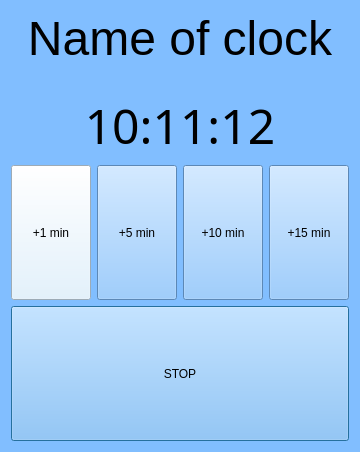
<?xml version="1.0" encoding="UTF-8"?>
<ui version="4.0">
 <class>SignalWindow</class>
 <widget class="QDialog" name="Signal">
  <property name="geometry">
   <rect>
    <x>0</x>
    <y>0</y>
    <width>336</width>
    <height>452</height>
   </rect>
  </property>
  <property name="windowTitle">
   <string>Dialog</string>
  </property>
  <property name="styleSheet">
   <string notr="true">background-color: rgb(129, 190, 255);</string>
  </property>
  <layout class="QGridLayout" name="gridLayout">
   <item row="5" column="0" colspan="4">
    <widget class="QLabel" name="label_2">
     <property name="font">
      <font>
       <family>OCR A Extended</family>
       <pointsize>36</pointsize>
      </font>
     </property>
     <property name="text">
      <string>10:11:12</string>
     </property>
     <property name="alignment">
      <set>Qt::AlignCenter</set>
     </property>
    </widget>
   </item>
   <item row="9" column="0" colspan="4">
    <widget class="QPushButton" name="pushButton_5">
     <property name="sizePolicy">
      <sizepolicy hsizetype="Minimum" vsizetype="Expanding">
       <horstretch>0</horstretch>
       <verstretch>0</verstretch>
      </sizepolicy>
     </property>
     <property name="text">
      <string>STOP</string>
     </property>
    </widget>
   </item>
   <item row="2" column="0" colspan="4">
    <widget class="QLabel" name="label">
     <property name="font">
      <font>
       <pointsize>36</pointsize>
      </font>
     </property>
     <property name="text">
      <string>Name of clock</string>
     </property>
     <property name="alignment">
      <set>Qt::AlignCenter</set>
     </property>
    </widget>
   </item>
   <item row="8" column="3">
    <widget class="QPushButton" name="pushButton_4">
     <property name="sizePolicy">
      <sizepolicy hsizetype="Preferred" vsizetype="Expanding">
       <horstretch>0</horstretch>
       <verstretch>0</verstretch>
      </sizepolicy>
     </property>
     <property name="text">
      <string>+15 min</string>
     </property>
    </widget>
   </item>
   <item row="8" column="2">
    <widget class="QPushButton" name="pushButton_3">
     <property name="sizePolicy">
      <sizepolicy hsizetype="Preferred" vsizetype="Expanding">
       <horstretch>0</horstretch>
       <verstretch>0</verstretch>
      </sizepolicy>
     </property>
     <property name="styleSheet">
      <string notr="true"/>
     </property>
     <property name="text">
      <string>+10 min</string>
     </property>
    </widget>
   </item>
   <item row="8" column="0">
    <widget class="QPushButton" name="pushButton">
     <property name="sizePolicy">
      <sizepolicy hsizetype="Preferred" vsizetype="Expanding">
       <horstretch>0</horstretch>
       <verstretch>0</verstretch>
      </sizepolicy>
     </property>
     <property name="styleSheet">
      <string notr="true"> QPushButton
{
   background-color: rgb(220, 240, 255);
}</string>
     </property>
     <property name="text">
      <string>+1 min</string>
     </property>
    </widget>
   </item>
   <item row="8" column="1">
    <widget class="QPushButton" name="pushButton_2">
     <property name="sizePolicy">
      <sizepolicy hsizetype="Preferred" vsizetype="Expanding">
       <horstretch>0</horstretch>
       <verstretch>0</verstretch>
      </sizepolicy>
     </property>
     <property name="text">
      <string>+5 min</string>
     </property>
    </widget>
   </item>
   <item row="4" column="0" colspan="4">
    <widget class="QLabel" name="label_3">
     <property name="text">
      <string/>
     </property>
     <property name="pixmap">
      <pixmap resource="Resource.qrc">:/prefix1/images/signal[small].png</pixmap>
     </property>
     <property name="scaledContents">
      <bool>true</bool>
     </property>
     <property name="wordWrap">
      <bool>false</bool>
     </property>
    </widget>
   </item>
  </layout>
 </widget>
 <resources>
  <include location="Resource.qrc"/>
 </resources>
 <connections/>
</ui>
